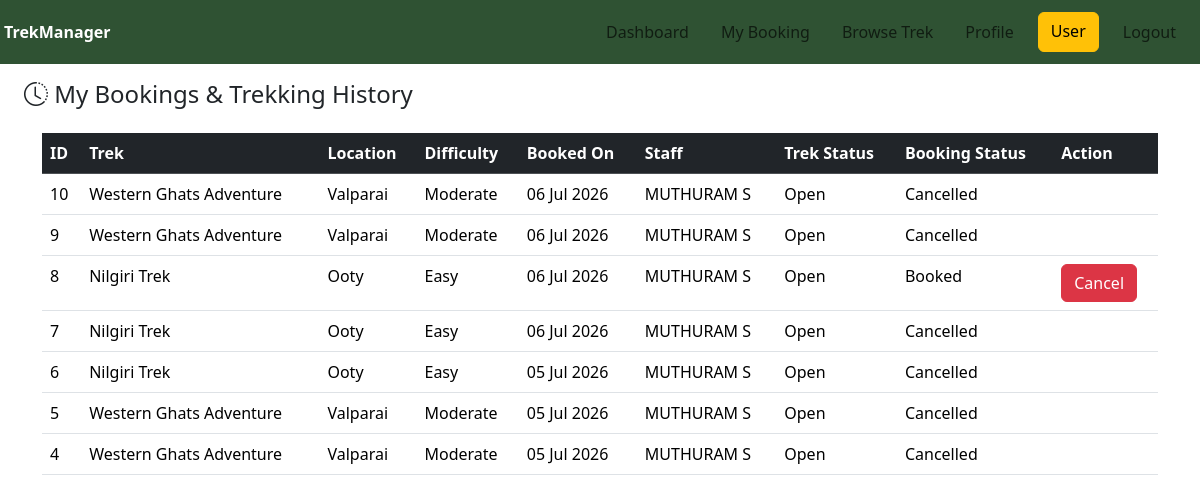
Page /user/my_bookings (signed in) on the committed database.
### models.py (models this page shows)
class Book(db.Model):
    booking_id=db.Column(db.Integer,primary_key=True)
    User_Id=db.Column(db.Integer,db.ForeignKey('user.Id'),nullable=False)
    Trek_Id=db.Column(db.Integer,db.ForeignKey('trek.Trek_Id'),nullable=False)
    Booking_Date=db.Column(db.DateTime,nullable=False,default=dt.now)
    Status=db.Column(db.String(100),nullable=False)

class Trek(db.Model):
    Trek_Id=db.Column(db.Integer,primary_key=True,nullable=False)
    Trek_Name=db.Column(db.String(100),nullable=False)
    Location=db.Column(db.String(100),nullable=False)
    Duration=db.Column(db.Integer,nullable=False)
    Difficulty=db.Column(db.String(100),nullable=False)
    Price=db.Column(db.Integer,nullable=False)
    Total_Slots=db.Column(db.Integer,nullable=False)
    Staff_Id=db.Column(db.Integer,db.ForeignKey('user.Id'),nullable=True)
    Status=db.Column(db.String(100),nullable=False)
    Start_Date=db.Column(db.Date,nullable=False)
    End_Date=db.Column(db.Date,nullable=False)
    Description=db.Column(db.Text,nullable=True)
    bookings=db.relationship('Book',backref='trek')
    Available_Slots=db.Column(db.Integer,nullable=False)
    staff = db.relationship('User', foreign_keys=[Staff_Id])

class User(db.Model):
    Id=db.Column(db.Integer,primary_key=True)
    Username=db.Column(db.String(100),unique=False,nullable=False)
    Contact=db.Column(db.Integer)
    Email=db.Column(db.String(100),unique=True,nullable=False)
    Password=db.Column(db.String(100),unique=False,nullable=False)
    Role=db.Column(db.String(100),nullable=False)
    Status=db.Column(db.String(100),nullable=False)
    bookings=db.relationship('Book',backref='user')

### routes.py (the view)
@app.route("/user/my_bookings")
def my_bookings():
    if "user_id" not in session:
        flash("Please login first.", "danger")
        return redirect(url_for("login"))
    if session["role"] != "User":
        flash("Access denied.", "danger")
        return redirect(url_for("login"))
    book = Book.query.filter_by(User_Id=session["user_id"])\
                            .order_by(Book.Booking_Date.desc())\
                            .all()
    return render_template("user_my_bookings.html",book=book)

### templates/user_my_bookings.html (shortened to what this page needs)
<!DOCTYPE html>
<html >
<head>
    <link href="https://cdn.jsdelivr.net/npm/bootstrap@5.3.7/dist/css/bootstrap.min.css" rel="stylesheet">
    <link rel="stylesheet" href="https://cdn.jsdelivr.net/npm/bootstrap-icons@1.11.3/font/bootstrap-icons.min.css">
</head>
<body>
  <div class="header 	">
        <div style="background-color:#2F5233;padding-right:40px;" class="d-flex justify-content-between align-items-center p-1">
            <a class="navbar-brand fw-bold text-white" href="{{ url_for('user_dashboard') }}">TrekManager</a>
        <nav class="navbar navbar-expand-lg " >
        <div class="container-fluid">
            <ul class="navbar-nav flex-row gap-3 mx-auto">
                <li class="nav-item"><a class="nav-link " href="{{url_for('user_dashboard')}}">Dashboard</a></li>
                <li class="nav-item"><a class="nav-link" href="{{url_for('my_bookings')}}">My Booking</a></li>
                <li class="nav-item"><a class="nav-link " href="{{url_for('browse')}}">Browse Trek</a></li>
                <li class="nav-item"><a class="nav-link " href="{{url_for('profile')}}">Profile</a></li>
                <a class="btn btn-warning " >User</a>
                <li class="nav-item"><a class="nav-link" href="{{ url_for('logout') }}">Logout</a></li>
            </ul>
        </div></div>
        </div>
    <h4 class="mb-4 ms-4 mt-3"><i class="bi bi-clock-history"></i> My Bookings & Trekking History</h4>
    <div class="container">
    <div class="row justify-content-center">
    <div class="col-12">
    <table class="table table-hover mb-0">
      <thead class="table-dark"><tr><th>ID</th><th>Trek</th><th>Location</th><th>Difficulty</th><th>Booked On</th><th>Staff</th><th>Trek Status</th><th>Booking Status</th><th>Action</th></tr></thead>
      <tbody>
        {% for t in book %}
        <tr>
            <td>{{ t.booking_id }}</td>
            <td>{{t.trek.Trek_Name}}</td>
            <td>{{t.trek.Location}}</td>
            <td>{{t.trek.Difficulty}}</td>
            <td>{{t.Booking_Date.strftime("%d %b %Y") }}</td>
            <td>{% if t.user %}
                  {{t.user.Username}}
                {%else%}
                  {{Unassigned}}
                  {%endif%}
            </td>
            <td>{{t.trek.Status}}</td>
            <td>{{t.Status}}</td>
            <td>
              {%if t.Status=="Booked"%}
              <a class="btn btn-danger" href="{{ url_for('cancel_booking', booking_id=t.booking_id) }} ">Cancel</a>
              {%endif%}
            </td>
        </tr>
        {% endfor%}
      </tbody>
        </table>
        </div>
        </div>
        </div>
</body>
</html>

### rows in the picture
Book: booking_id "10", trek.Trek_Name "Western Ghats Adventure", trek.Location "Valparai", trek.Difficulty "Moderate", Booking_Date "06 Jul 2026", user.Username "MUTHURAM S", trek.Status "Open", Status "Cancelled"
Book: booking_id "9", trek.Trek_Name "Western Ghats Adventure", trek.Location "Valparai", trek.Difficulty "Moderate", Booking_Date "06 Jul 2026", user.Username "MUTHURAM S", trek.Status "Open", Status "Cancelled"
Book: booking_id "8", trek.Trek_Name "Nilgiri Trek", trek.Location "Ooty", trek.Difficulty "Easy", Booking_Date "06 Jul 2026", user.Username "MUTHURAM S", trek.Status "Open", Status "Booked"
Book: booking_id "7", trek.Trek_Name "Nilgiri Trek", trek.Location "Ooty", trek.Difficulty "Easy", Booking_Date "06 Jul 2026", user.Username "MUTHURAM S", trek.Status "Open", Status "Cancelled"
Book: booking_id "6", trek.Trek_Name "Nilgiri Trek", trek.Location "Ooty", trek.Difficulty "Easy", Booking_Date "05 Jul 2026", user.Username "MUTHURAM S", trek.Status "Open", Status "Cancelled"
Book: booking_id "5", trek.Trek_Name "Western Ghats Adventure", trek.Location "Valparai", trek.Difficulty "Moderate", Booking_Date "05 Jul 2026", user.Username "MUTHURAM S", trek.Status "Open", Status "Cancelled"
Book: booking_id "4", trek.Trek_Name "Western Ghats Adventure", trek.Location "Valparai", trek.Difficulty "Moderate", Booking_Date "05 Jul 2026", user.Username "MUTHURAM S", trek.Status "Open", Status "Cancelled"
